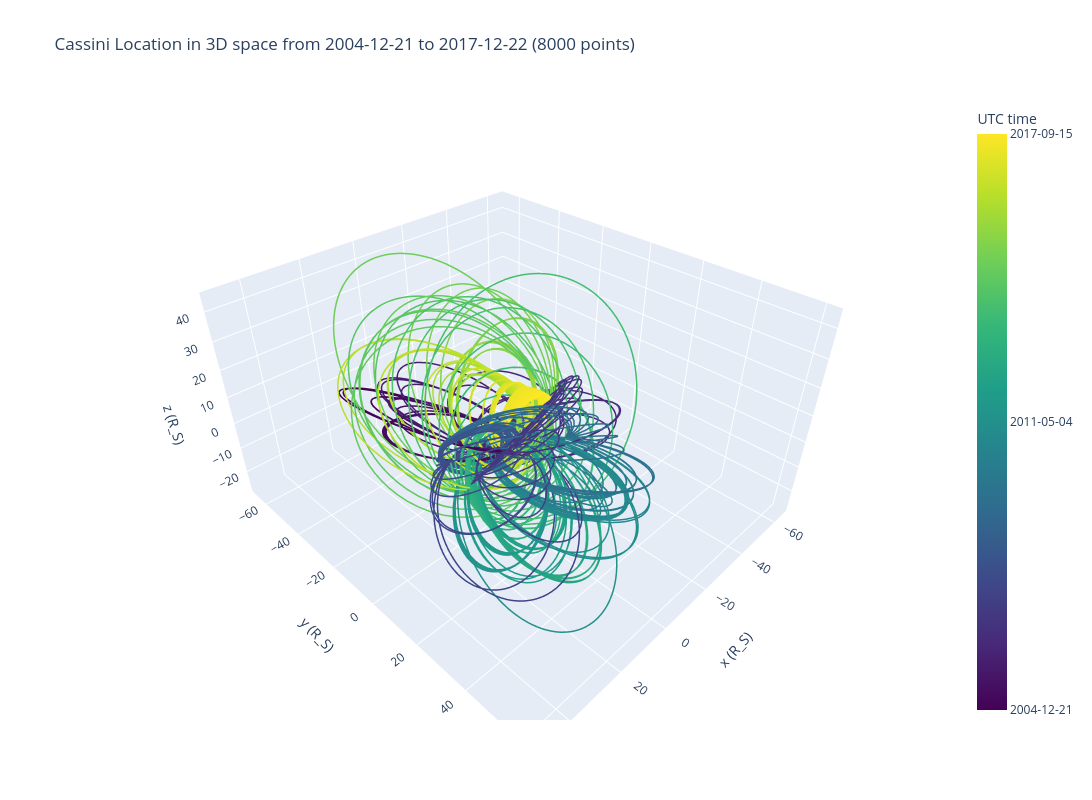

The cell this chart's notebook holds for it:
### Code cell
# Convert UTC time to numeric values for coloring
time_numeric = cassini_subset['utc'].astype("int64") / 1e9  # seconds since epoch

fig = go.Figure(data=[go.Scatter3d(
    x=cassini_subset['x_ksm_Rs'],
    y=cassini_subset['y_ksm_Rs'],
    z=cassini_subset['z_ksm_Rs'],
    mode='lines',
    line=dict(
        color=time_numeric,
        colorscale='Viridis',
        width=3,
        colorbar=dict(
            title='UTC time',
            tickvals=[
                time_numeric.iloc[0],
                time_numeric.iloc[len(time_numeric)//2],
                time_numeric.iloc[-1]
            ],
            ticktext=[
                cassini_subset['utc'].iloc[0].strftime('%Y-%m-%d'),
                cassini_subset['utc'].iloc[len(cassini_subset)//2].strftime('%Y-%m-%d'),
                cassini_subset['utc'].iloc[-1].strftime('%Y-%m-%d')
            ]
        )
    )
)])

fig.update_layout(
    title=f"Cassini Location in 3D space from {start_utc.date()} to {end_utc.date()} ({n_points} points)",
    width=1200,
    height=800,
    scene=dict(
        xaxis_title='x (R_S)',
        yaxis_title='y (R_S)',
        zaxis_title='z (R_S)'
    ),
)

fig.show()

### Figure 1 — Plotly figure (JSON) as saved in the notebook; plotly's stock layout.template omitted (floating-point values rounded to 4 significant figures; data arrays with more than 128 entries replaced by an {"elided": "..."} marker saying what was removed)
{"data": [{"line": {"color": {"elided": "8003 float values"}, "colorbar": {"ticktext": ["2004-12-21", "2011-05-04", "2017-09-15"], "tickvals": [1103590200, 1304520420, 1505450640], "title": {"text": "UTC time"}}, "colorscale": [[0, "#440154"], [0.1111, "#482878"], [0.2222, "#3e4989"], [0.3333, "#31688e"], [0.4444, "#26828e"], [0.5556, "#1f9e89"], [0.6667, "#35b779"], [0.7778, "#6ece58"], [0.8889, "#b5de2b"], [1, "#fde725"]], "width": 3}, "mode": "lines", "type": "scatter3d", "x": {"elided": "8003 float values"}, "y": {"elided": "8003 float values"}, "z": {"elided": "8003 float values"}}], "layout": {"height": 800, "scene": {"xaxis": {"title": {"text": "x (R_S)"}}, "yaxis": {"title": {"text": "y (R_S)"}}, "zaxis": {"title": {"text": "z (R_S)"}}}, "title": {"text": "Cassini Location in 3D space from 2004-12-21 to 2017-12-22 (8000 points)"}, "width": 1200}}
